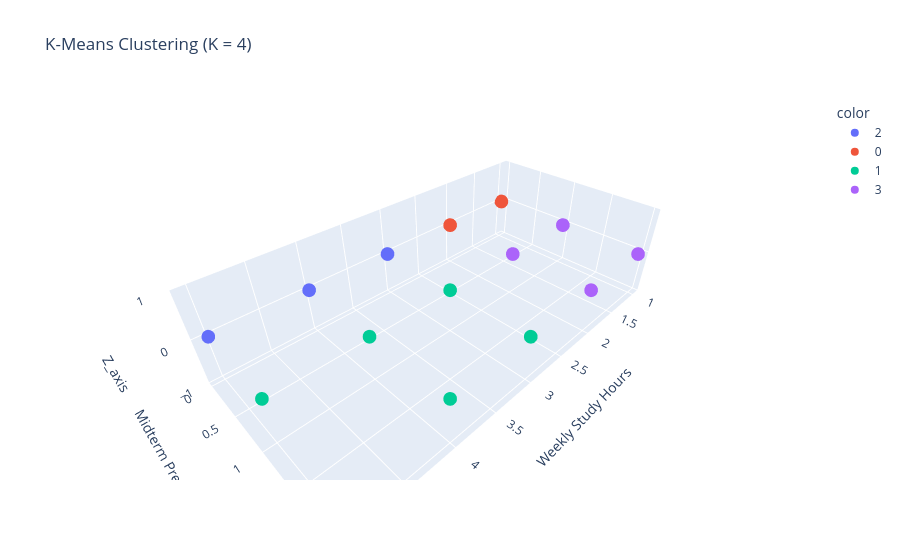

Notebook source saved alongside this figure:
### Code cell
import plotly.express as px

fig = px.scatter_3d(
    df,
    x="Weekly Study Hours",
    y="Prep_encoded",
    z="Z_axis",
    color=df["KMeans_Cluster"].astype(str),
    title="K-Means Clustering (K = 4)",
    labels={
        "Weekly Study Hours": "Weekly Study Hours",
        "Prep_encoded": "Midterm Preparation (encoded)"
    }
)
fig.show()

### Figure 1 — Plotly figure (JSON) as saved in the notebook; plotly's stock layout.template omitted (floating-point values rounded to 4 significant figures)
{"data": [{"hovertemplate": "color=2<br>Weekly Study Hours=%{x}<br>Midterm Preparation (encoded)=%{y}<br>Z_axis=%{z}<extra></extra>", "legendgroup": "2", "marker": {"color": "#636efa", "symbol": "circle"}, "mode": "markers", "name": "2", "scene": "scene", "showlegend": true, "type": "scatter3d", "x": [5, 3, 4, 4, 3, 3, 3, 5, 4, 3, 3, 4, 4, 4, 4, 3, 3, 3, 4, 3, 3, 4, 5, 4, 5, 4, 3, 4, 3, 3, 3, 3, 4, 5, 5, 4, 3, 4, 4, 4, 3, 3, 3, 3, 3, 5, 3, 5, 3, 4, 4, 4, 5, 5, 4, 3, 5, 3, 4, 4, 3, 3, 4, 4], "y": [0, 0, 0, 0, 0, 0, 0, 0, 0, 0, 0, 0, 0, 0, 0, 0, 0, 0, 0, 0, 0, 0, 0, 0, 0, 0, 0, 0, 0, 0, 0, 0, 0, 0, 0, 0, 0, 0, 0, 0, 0, 0, 0, 0, 0, 0, 0, 0, 0, 0, 0, 0, 0, 0, 0, 0, 0, 0, 0, 0, 0, 0, 0, 0], "z": [0, 0, 0, 0, 0, 0, 0, 0, 0, 0, 0, 0, 0, 0, 0, 0, 0, 0, 0, 0, 0, 0, 0, 0, 0, 0, 0, 0, 0, 0, 0, 0, 0, 0, 0, 0, 0, 0, 0, 0, 0, 0, 0, 0, 0, 0, 0, 0, 0, 0, 0, 0, 0, 0, 0, 0, 0, 0, 0, 0, 0, 0, 0, 0]}, {"hovertemplate": "color=0<br>Weekly Study Hours=%{x}<br>Midterm Preparation (encoded)=%{y}<br>Z_axis=%{z}<extra></extra>", "legendgroup": "0", "marker": {"color": "#EF553B", "symbol": "circle"}, "mode": "markers", "name": "0", "scene": "scene", "showlegend": true, "type": "scatter3d", "x": [1, 1, 1, 2, 2, 1, 1, 1, 1, 1, 1, 1, 2, 1, 1, 2, 1, 1, 1, 2, 1, 2, 2, 2, 1, 1, 2, 2, 2, 2, 1, 2, 1, 1, 2, 2, 1, 1, 2, 2, 1, 1, 1], "y": [0, 0, 0, 0, 0, 0, 0, 0, 0, 0, 0, 0, 0, 0, 0, 0, 0, 0, 0, 0, 0, 0, 0, 0, 0, 0, 0, 0, 0, 0, 0, 0, 0, 0, 0, 0, 0, 0, 0, 0, 0, 0, 0], "z": [0, 0, 0, 0, 0, 0, 0, 0, 0, 0, 0, 0, 0, 0, 0, 0, 0, 0, 0, 0, 0, 0, 0, 0, 0, 0, 0, 0, 0, 0, 0, 0, 0, 0, 0, 0, 0, 0, 0, 0, 0, 0, 0]}, {"hovertemplate": "color=1<br>Weekly Study Hours=%{x}<br>Midterm Preparation (encoded)=%{y}<br>Z_axis=%{z}<extra></extra>", "legendgroup": "1", "marker": {"color": "#00cc96", "symbol": "circle"}, "mode": "markers", "name": "1", "scene": "scene", "showlegend": true, "type": "scatter3d", "x": [4, 3, 4, 3, 4, 5, 4, 4, 3, 3, 4, 5, 4, 4, 4, 3, 3, 4, 4, 5, 4, 3, 4], "y": [1, 2, 1, 1, 1, 1, 1, 1, 1, 2, 1, 1, 2, 1, 1, 1, 1, 1, 2, 1, 1, 1, 1], "z": [0, 0, 0, 0, 0, 0, 0, 0, 0, 0, 0, 0, 0, 0, 0, 0, 0, 0, 0, 0, 0, 0, 0]}, {"hovertemplate": "color=3<br>Weekly Study Hours=%{x}<br>Midterm Preparation (encoded)=%{y}<br>Z_axis=%{z}<extra></extra>", "legendgroup": "3", "marker": {"color": "#ab63fa", "symbol": "circle"}, "mode": "markers", "name": "3", "scene": "scene", "showlegend": true, "type": "scatter3d", "x": [2, 1, 1, 1, 1, 2, 2, 1, 1, 1, 1, 2, 2, 1, 1], "y": [2, 2, 2, 1, 1, 2, 2, 2, 1, 2, 1, 1, 1, 1, 1], "z": [0, 0, 0, 0, 0, 0, 0, 0, 0, 0, 0, 0, 0, 0, 0]}], "layout": {"legend": {"title": {"text": "color"}, "tracegroupgap": 0}, "scene": {"domain": {"x": [0, 1], "y": [0, 1]}, "xaxis": {"title": {"text": "Weekly Study Hours"}}, "yaxis": {"title": {"text": "Midterm Preparation (encoded)"}}, "zaxis": {"title": {"text": "Z_axis"}}}, "title": {"text": "K-Means Clustering (K = 4)"}}}
